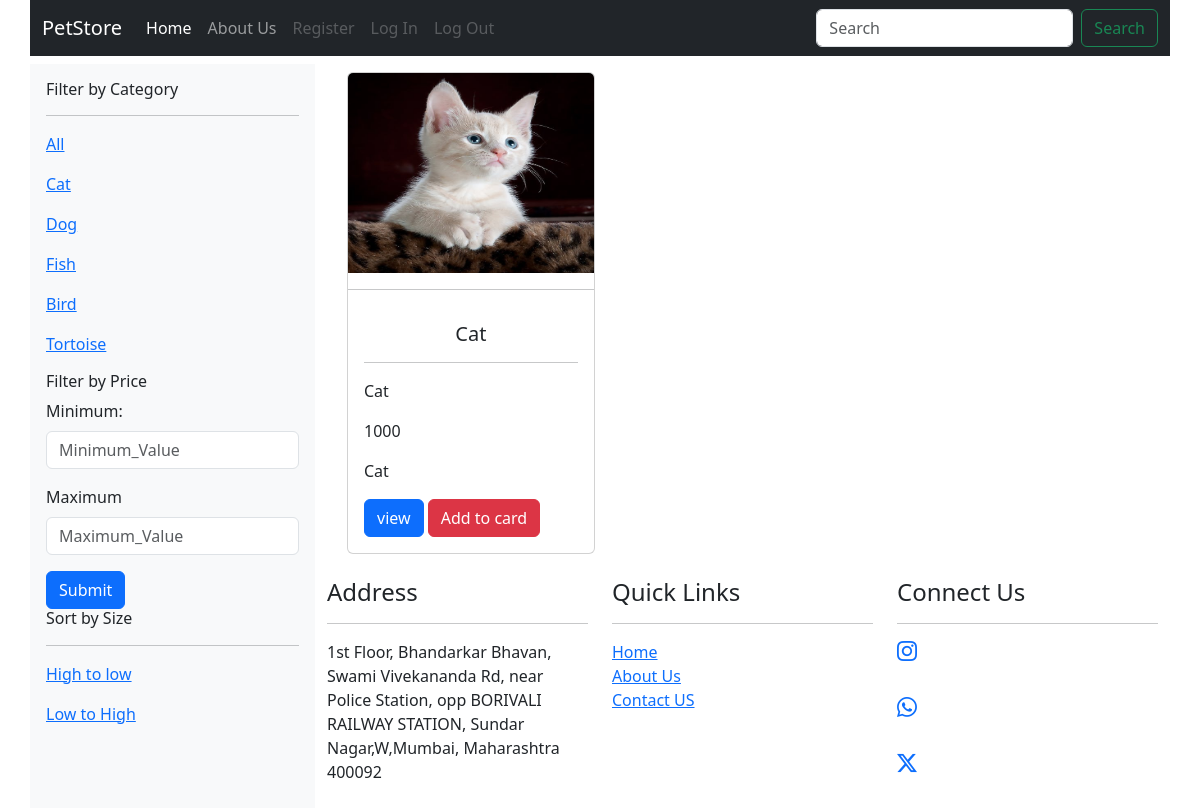
/catList/, run on the app's committed database.
### Petapp/models.py (models this page shows)
class Pet(models.Model):
     id=models.IntegerField(primary_key=True)
     name=models.CharField(max_length=50)
     description = models.CharField(max_length=255,default='null')
     category_choices=(("Cat","Cat"),("Dog","Dog"),("Bird","Bird"),("Fish","Fish"),("Tortoise","Tortoise"))
     category=models.CharField(max_length=50,choices=category_choices, default="watch")
     image=models.ImageField(upload_to="images/", height_field=None, width_field=None, max_length=None)
     price=models.IntegerField()
     prod = CustomManager()
     objects=models.Manager()

### Petapp/views.py (the view)
# urls.py: path('catList/', views.catList, name='catList'),
def catList(req):
    queryset=Pet.prod.cat_list()
    context={'data':queryset}
    return render(req,"index.html",context)

### Petapp/models.py (called while the page is built)
     def cat_list(self):
          return self.filter(category__exact="Cat")

### Petapp/Templates/index.html (shortened to what this page needs)
{% extends "base.html" %}
{% load static %}
{%block body %}
    <div class="col-md-3 mt-2 p-3 bg-light">
        <h6>Filter by Category</h6>
        <hr>
        <p><a href="/">All </a></p>
        <p><a href="{%url 'catList'%}">Cat</a></p>
        <p><a href="{%url 'dogList'%}">Dog</a></p>
        <p><a href="{%url 'fishList'%}">Fish</a></p>
        <p><a href="{%url 'birdList'%}">Bird</a></p>
        <p><a href="{%url 'tortoiseList'%}">Tortoise</a></p>
        <h6>Filter by Price</h6>
        <form method="post" action="{%url 'range'%}">
          <div class="mb-3">
            <label for="Input1" class="form-label">Minimum:</label>
            <input type="text" name="min" class="form-control" id="Input1" placeholder="Minimum_Value">
          </div>
          <div class="mb-3">
            <label for="Input2" class="form-label">Maximum</label>
            <input type="text" name="max" class="form-control" id="Input2" placeholder="Maximum_Value">
          </div>
          <a href="/range"><button type="submit" name="range"  class="btn btn-primary">Submit</button></a>
        </form>
        <h6>Sort by Size</h6>
        <hr>
        <p><a href="">High to low</a></p>
        <p><a href="">Low to High</a></p>
    </div>
    <div class="col-md-9">
        <div class="row m-2">
          {% for x in data %}
            <div class="col-md-4 mt-2">
              <div class="card" style="width: 100%; ">
                <img src="{{x.image.url}}" class="card-img-top" alt="..." style="width: 100%; height:200px;">
                <hr>
                <div class="card-body">
                  <h5 class="card-title" style="text-align: center;">{{x.name}}</h5>
                  <hr>
                  <p class="card-title">{{x.category}}<p>
                  <p class="card-text">{{x.price}}</p>
                  <p class="card-text">{{x.description}}</p>
                  <a href="details/{{x.id}}" class="btn btn-primary">view</a>
                  <a href="/addcart/{{x.id}}"><button type="submit" class="btn btn-danger">Add to card</button></a>
                </div>
              </div>
            </div>
            {% endfor %}
           <div class="col-md-12">
      </div>
{% endblock %}

### data on the page
Pet: image (picture), name "Cat", category "Cat", price "1000", description "Cat"
